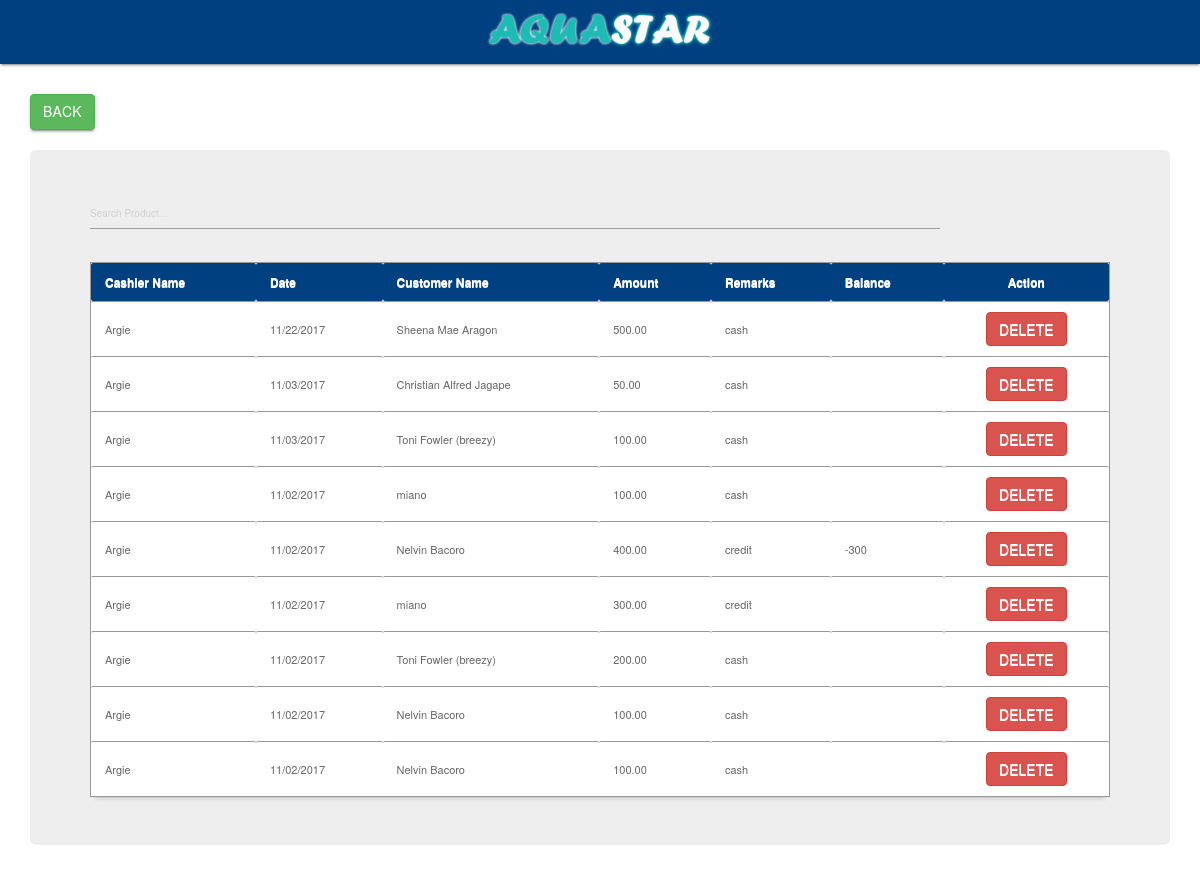
Page /main/salesreport2.php on the earlier database version.
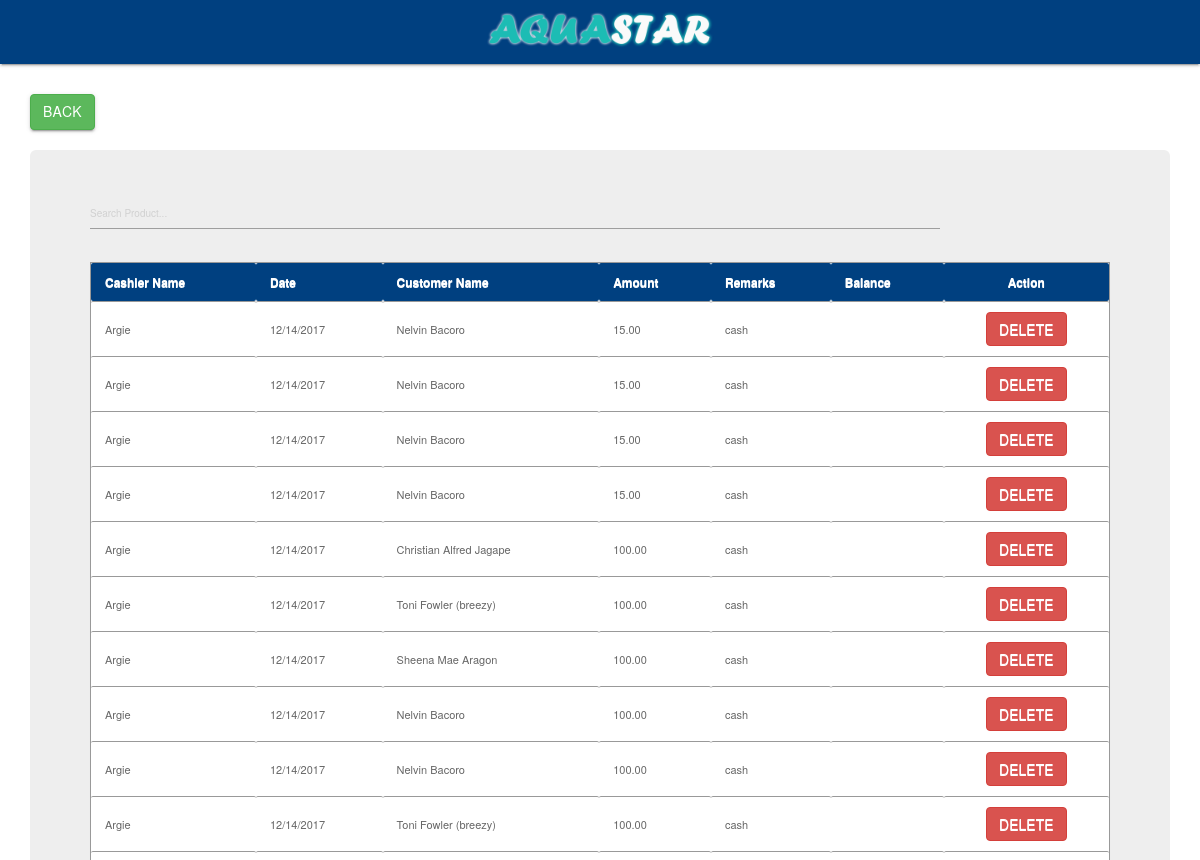
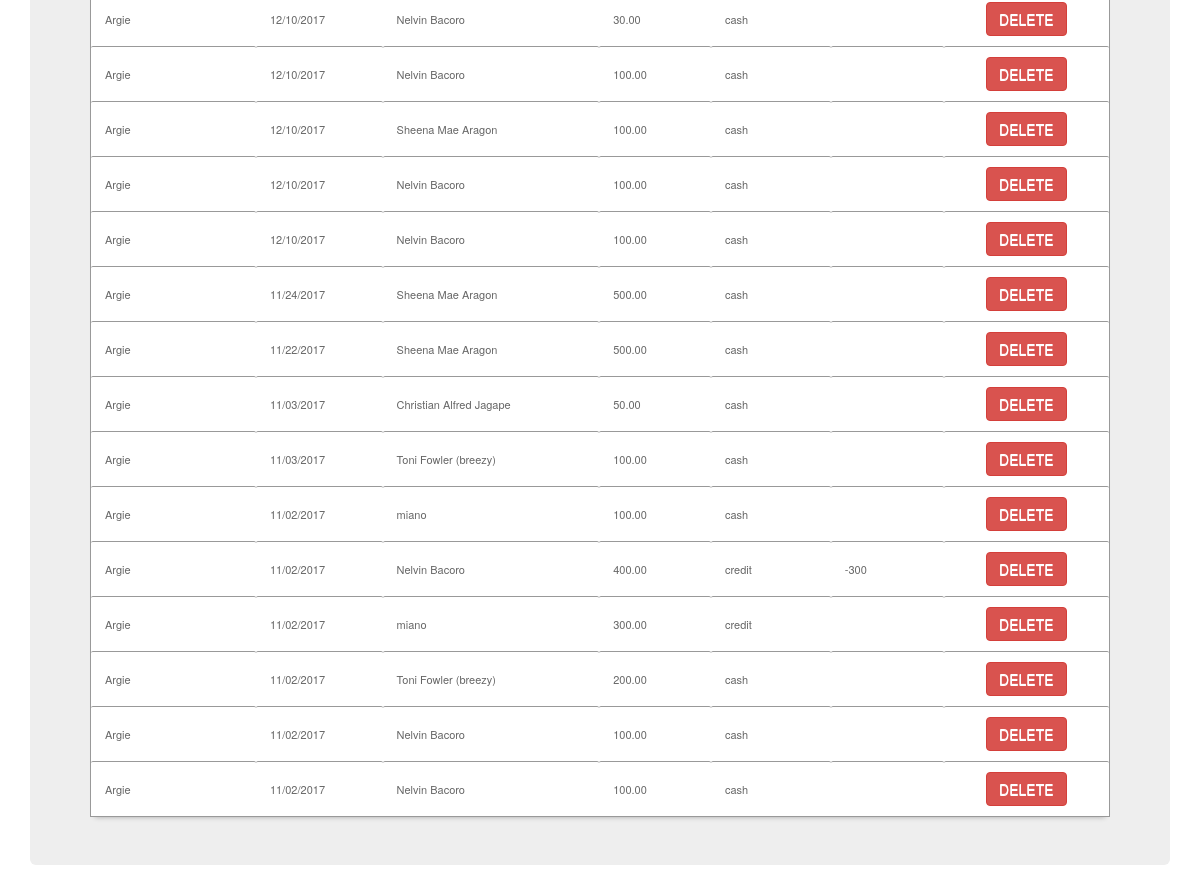
Same page on the later database version (2 pictures, top to bottom).
### tables this page shows
CREATE TABLE `sales` (
  `transaction_id` int(11) NOT NULL AUTO_INCREMENT,
  `invoice_number` varchar(100) NOT NULL,
  `cashier` varchar(100) NOT NULL,
  `date` varchar(100) NOT NULL,
  `type` varchar(100) NOT NULL,
  `amount` varchar(100) NOT NULL,
  `due_date` varchar(100) NOT NULL,
  `name` varchar(100) NOT NULL,
  `balance` varchar(100) DEFAULT NULL,
  PRIMARY KEY (`transaction_id`)
);

### main/salesreport2.php (the view, shortened to what this page needs)
<html>
<head>
	<link rel="stylesheet" href="../css/materialize.min.css">
<link rel="stylesheet" href="../css/bootstrap.min.css">
<link href="../style01.css" media="screen" rel="stylesheet" type="text/css" />
<link href="src/facebox.css" media="screen" rel="stylesheet" type="text/css" />
</head>
<body>
<nav>
<div class="nav-wrapper">
<center>
	<a rel="facebox" href="#"><img src="aqrlogo.png" style="width:250px; height:60px" /></a>
</center>
</div>
</nav>
<p>
<div class="container">
		<br>
<a href="index.php" class="btn btn-success btn-xs-2x" style="float: none;">Back</a>
<br>
<br>
<div class="jumbotron">
<input style="width:850px" type="text" name="filter" value="" id="filter" placeholder="Search Product..." autocomplete="off" />
<div class="content" id="content">
<table id="resultTable" data-responsive="table">
	<thead>
		<tr>
			<th> Cashier Name </th>
			<th> Date </th>
			<th> Customer Name </th>
			<th> Amount </th>
			<th> Remarks </th>
			<th> Balance </th>
			<th><center> Action </center></th>
		</tr>
	</thead>
	<tbody>
			<?php
			function formatMoney($number, $fractional=false) {
					if ($fractional) {
						$number = sprintf('%.2f', $number);
					}
					while (true) {
						$replaced = preg_replace('/(-?\d+)(\d\d\d)/', '$1,$2', $number);
						if ($replaced != $number) {
							$number = $replaced;
						} else {
							break;
						}
					}
					return $number;
				}
				include('../connect.php');
				$result = $db->prepare("SELECT * FROM sales ORDER BY transaction_id DESC");
				$result->execute();
				for($i=0; $row = $result->fetch(); $i++){
			?>
			<tr class="record">
			<td><?php echo $row['cashier']; ?></td>
			<td><?php echo $row['date']; ?></td>
			<td><?php echo $row['name']; ?></td>
			<td><?php
			$dsdsd=$row['amount'];
			echo formatMoney($dsdsd, true);
			?></td>
			<td><?php echo $row['type']; ?></td>
			<td><?php echo $row['balance']; ?></td>
			<td><center><a href="#" id="<?php echo $row['transaction_id']; ?>" class="delbutton" title="Click To Delete">DELETE</a>  </center></tr>
			<?php
				}
			?>
	</tbody>
</table>
</div>
</div>
</div>
</body>
</html>

Differences in the rows shown:
added sales: cashier "Argie", date "12/14/2017", name "Nelvin Bacoro", amount "15.00", type "cash"
added sales: cashier "Argie", date "12/14/2017", name "Nelvin Bacoro", amount "15.00", type "cash"
added sales: cashier "Argie", date "12/14/2017", name "Nelvin Bacoro", amount "15.00", type "cash"
added sales: cashier "Argie", date "12/14/2017", name "Nelvin Bacoro", amount "15.00", type "cash"
added sales: cashier "Argie", date "12/14/2017", name "Christian Alfred Jagape", amount "100.00", type "cash"
added sales: cashier "Argie", date "12/14/2017", name "Toni Fowler (breezy)", amount "100.00", type "cash"
added sales: cashier "Argie", date "12/14/2017", name "Sheena Mae Aragon", amount "100.00", type "cash"
added sales: cashier "Argie", date "12/14/2017", name "Nelvin Bacoro", amount "100.00", type "cash"
added sales: cashier "Argie", date "12/14/2017", name "Nelvin Bacoro", amount "100.00", type "cash"
added sales: cashier "Argie", date "12/14/2017", name "Toni Fowler (breezy)", amount "100.00", type "cash"
added sales: cashier "Argie", date "12/10/2017", name "Nelvin Bacoro", amount "30.00", type "cash"
added sales: cashier "Argie", date "12/10/2017", name "Nelvin Bacoro", amount "100.00", type "cash"
added sales: cashier "Argie", date "12/10/2017", name "Sheena Mae Aragon", amount "100.00", type "cash"
added sales: cashier "Argie", date "12/10/2017", name "Nelvin Bacoro", amount "100.00", type "cash"
added sales: cashier "Argie", date "12/10/2017", name "Nelvin Bacoro", amount "100.00", type "cash"
added sales: cashier "Argie", date "11/24/2017", name "Sheena Mae Aragon", amount "500.00", type "cash"
